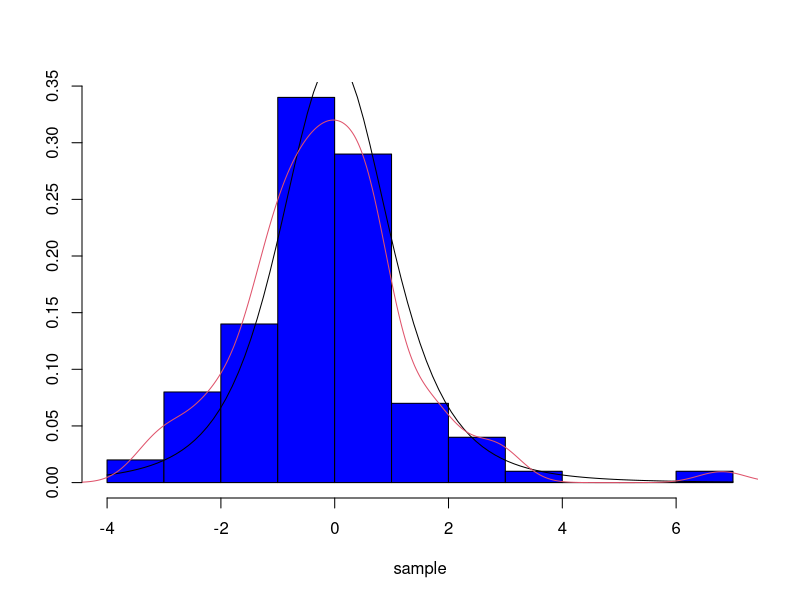

Here is the R script that generated this plot:
rm(list=ls()) 

library(tidyverse)

# Number of Observations
n <- 100
# Degrees of Freedom
df <- 4

# I generate the observations from the t distribution
# I don't introduce any centrality parameter

sample <- rt(n, df)

# I display a probability histogram of the sample
MASS::truehist(sample, col = "blue")
# I add a density curve based on the underlying distribution
curve(dt(x, df),add=TRUE)
# I add an estimated density curve, based on the sample I've generated
lines(density(sample), col = 2)

